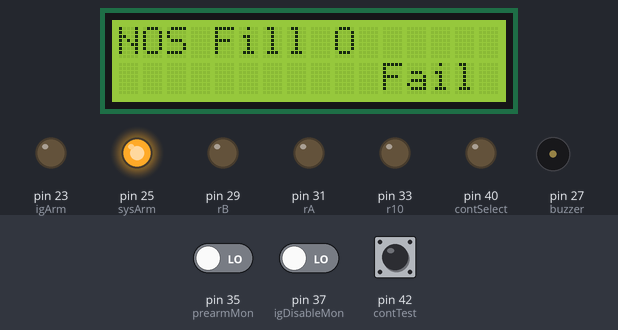
A sketch run on a simulated Arduino Mega 2560, built with avr-gcc and run on an emulated ATmega2560. Parts: 16×2 character LCD, output pins drawn as LEDs (lit = HIGH), buzzer (waves = sounding, pin HIGH). Dashed ring = blinking. The test bench sets the inputs (shaded band); at power-on: pin 35 (prearmMon) LOW, pin 37 (igDisableMon) LOW, pin 42 (contTest) HIGH. Pins used as bus, display or sensor lines are not drawn.

Above: at 2.2 s.
2.3 s: pin 35 (prearmMon) driven HIGH
At 3.8 s:
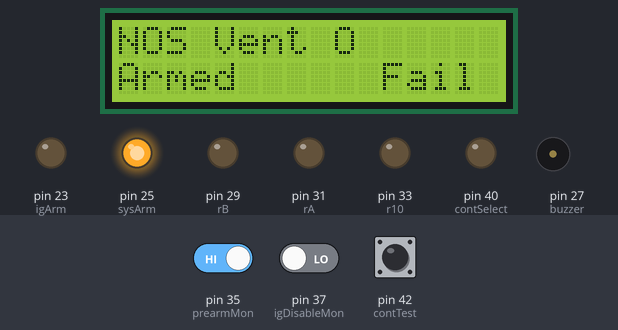
7.7 s: pin 37 (igDisableMon) driven HIGH
At 9.3 s:
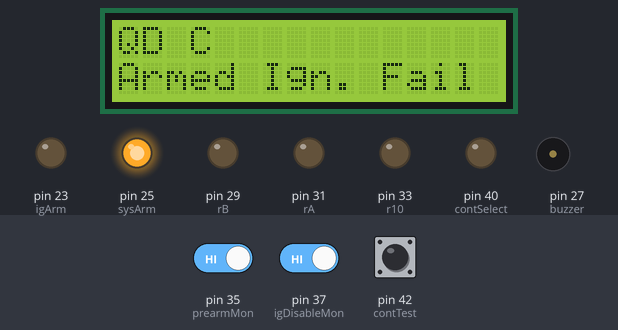
12.5 s: pin 42 (contTest) pulled LOW for 1.2 s
At 13.1 s:
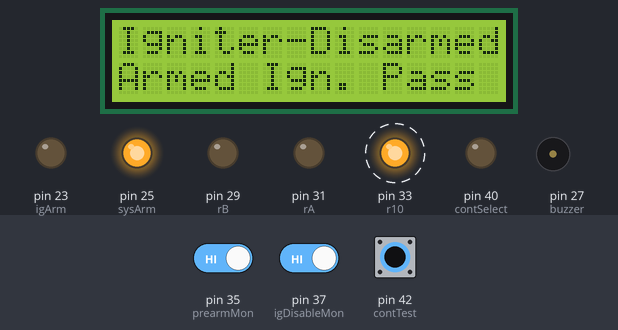
15.2 s: pin 35 (prearmMon) driven LOW
At 16.7 s:
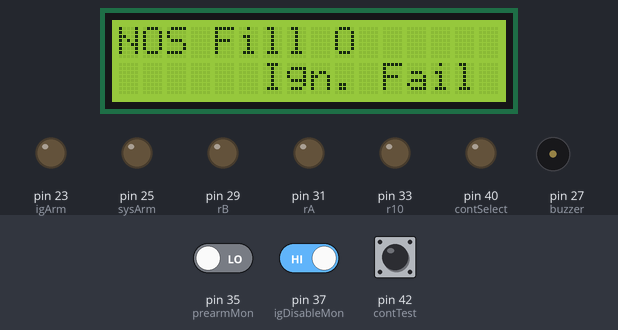
17.4 s: pin 37 (igDisableMon) driven LOW
At 18.4 s:
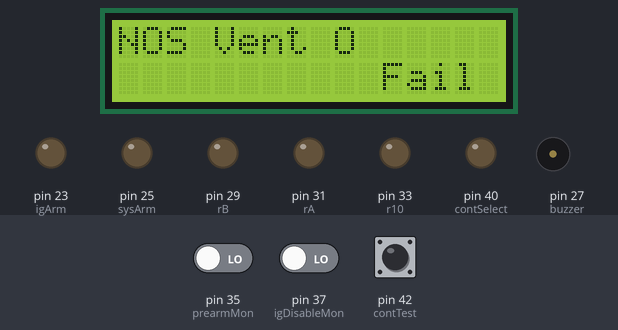
22.5 s: pin 35 (prearmMon) driven HIGH
At 24.0 s:
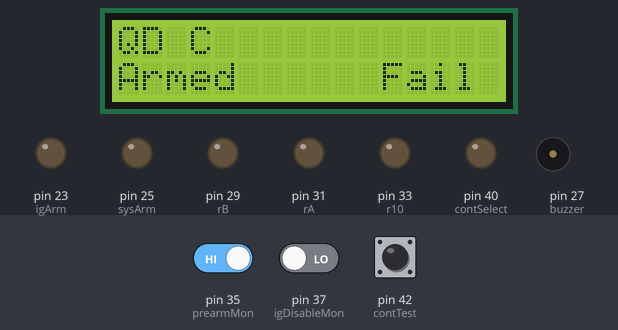
Timing chart, 0 to 30.0 s (numbered marks = the images above; inputs shaded):
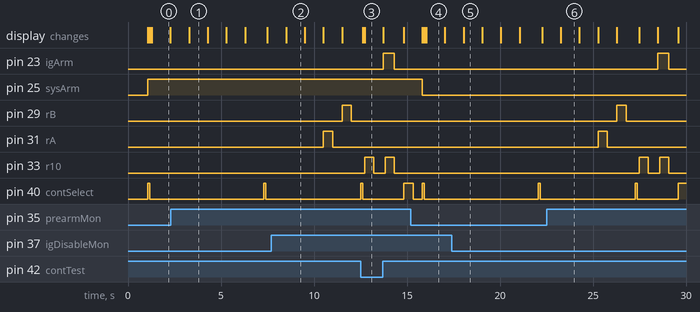

Measured:
- after the input at 2.3 s, the display: changes after 0.98 s (image 1)
- after the input at 7.7 s, the display: changes after 0.80 s (image 2)
- after the input at 12.5 s, the display: first changes after 0.12 s (image 3 shows a later state)
- after the input at 15.2 s, the display: first changes after 0.63 s (image 4 shows a later state)
- after the input at 17.4 s, the display: changes after 0.64 s (image 5)
- after the input at 22.5 s, the display: changes after 0.76 s (image 6)
- what the display in image 2 shows lasts 1.0 s, from 8.5 s to 9.5 s

The sketch:

launchBox_TickTock.ino
```cpp
//Launch Box Functions Test
#include "LiquidCrystal.h"

//Pinouts
const int r1 = 38;
const int r2 = 36;
const int r3 = 34;
const int r4 = 32;
const int r5 = 30;
const int r6 = 28;
const int r7 = 26;
const int r8 = 24;
const int r9 = 22;
const int r10 = 33;
const int rA = 31;
const int rB = 29;
const int sysArm = 25;
const int igArm = 23;
const int contSelect = 40;
const int buzzer = 27;

//Inputs
const int contTest = 42;
const int prearmMon = 35;
const int igDisableMon = 37;

//LCD Display
LiquidCrystal lcd = LiquidCrystal(39,41,45,47,49,51);

//Counting
int isArmed = 0;

void setup() {
  //LCD screen
  lcd.begin(16,2);
  lcd.clear();

  //Outputs, declare and set low
  pinMode(r1, OUTPUT);
  pinMode(r2, OUTPUT);
  pinMode(r3, OUTPUT);
  pinMode(r4, OUTPUT);
  pinMode(r5, OUTPUT);
  pinMode(r6, OUTPUT);
  pinMode(r7, OUTPUT);
  pinMode(r8, OUTPUT);
  pinMode(r9, OUTPUT);
  pinMode(r10, OUTPUT);
  pinMode(rA, OUTPUT);
  pinMode(rB, OUTPUT);
  pinMode(sysArm, OUTPUT);
  pinMode(igArm, OUTPUT);
  pinMode(contSelect, OUTPUT);
  pinMode(buzzer, OUTPUT);

  digitalWrite(r1, LOW);
  digitalWrite(r2, LOW);
  digitalWrite(r3, LOW);
  digitalWrite(r4, LOW);
  digitalWrite(r5, LOW);
  digitalWrite(r6, LOW);
  digitalWrite(r7, LOW);
  digitalWrite(r8, LOW);
  digitalWrite(r9, LOW);
  digitalWrite(r10, LOW);
  digitalWrite(rA, LOW);
  digitalWrite(rB, LOW);
  digitalWrite(sysArm, LOW);
  digitalWrite(igArm, LOW);
  digitalWrite(contSelect, LOW);
  digitalWrite(buzzer, LOW);

  //input pins
  pinMode(prearmMon, INPUT);
  pinMode(igDisableMon, INPUT);
  pinMode(contTest, INPUT_PULLUP);

  //Splash Screen
  lcd.print("Launch Box");
  lcd.setCursor(0,1);
  lcd.print("Relay Test");
  delay(1000);

}

void loop() {
  //Arm/diasrm based on what the last cycle was.
  lcd.clear();
  if (isArmed == 0) { //arm
    isArmed = 1;
    digitalWrite(sysArm, HIGH);
    lcd.setCursor(0,1);
    lcd.print("Armed");
  }
  else {  //disarm
    isArmed = 0;
    digitalWrite(sysArm, LOW);
    lcd.setCursor(0,1);
    lcd.print("Disarmed");
  }

  //Start checking inputs
  inputPrinter(1);

  // Go through each output: turn on 500 ms, off 500 ms
  digitalWrite(r1, HIGH);
  lcd.setCursor(0,0);
  lcd.print("NOS Fill O      ");
  delay(500);
  digitalWrite(r1, LOW);
  delay(500);
  inputPrinter(0);

  digitalWrite(r2, HIGH);
  lcd.setCursor(0,0);
  lcd.print("NOS Fill C      ");
  delay(500);
  digitalWrite(r2, LOW);
  delay(500);
  inputPrinter(0);

  digitalWrite(r3, HIGH);
  lcd.setCursor(0,0);
  lcd.print("NOS Vent O      ");
  delay(500);
  digitalWrite(r3, LOW);
  delay(500);
  inputPrinter(0);

  digitalWrite(r4, HIGH);
  lcd.setCursor(0,0);
  lcd.print("NOS Vent C      ");
  delay(500);
  digitalWrite(r4, LOW);
  delay(500);
  inputPrinter(0);

  digitalWrite(r5, HIGH);
  lcd.setCursor(0,0);
  lcd.print("Ox Fill O       ");
  delay(500);
  digitalWrite(r5, LOW);
  delay(500);
  inputPrinter(0);

  digitalWrite(r6, HIGH);
  lcd.setCursor(0,0);
  lcd.print("Ox Fill C       ");
  delay(500);
  digitalWrite(r6, LOW);
  delay(500);
  inputPrinter(1);

  digitalWrite(r7, HIGH);
  lcd.setCursor(0,0);
  lcd.print("QD O            ");
  delay(500);
  digitalWrite(r7, LOW);
  delay(500);
  inputPrinter(0);

  digitalWrite(r8, HIGH);
  lcd.setCursor(0,0);
  lcd.print("QD C            ");
  delay(500);
  digitalWrite(r8, LOW);
  delay(500);
  inputPrinter(0);

  digitalWrite(r9, HIGH);
  lcd.setCursor(0,0);
  lcd.print("AUX             ");
  delay(500);
  digitalWrite(r9, LOW);
  delay(500);
  inputPrinter(0);

  digitalWrite(rA, HIGH);
  lcd.setCursor(0,0);
  lcd.print("24V A           ");
  delay(500);
  digitalWrite(rA, LOW);
  delay(500);
  inputPrinter(0);

  digitalWrite(rB, HIGH);
  lcd.setCursor(0,0);
  lcd.print("24V B           ");
  delay(500);
  digitalWrite(rB, LOW);
  delay(500);
  inputPrinter(1);

  digitalWrite(r10, HIGH);
  lcd.setCursor(0,0);
  lcd.print("Igniter-Disarmed");
  delay(500);
  digitalWrite(r10, LOW);
  delay(500);
  inputPrinter(0);

  digitalWrite(igArm, HIGH);
  lcd.setCursor(0,0);
  lcd.print("Igniter-Armed   ");
  delay(100);
  digitalWrite(r10, HIGH);
  lcd.setCursor(0,0);
  delay(500);
  digitalWrite(r10, LOW);
  digitalWrite(igArm, LOW);
  delay(500);
  inputPrinter(0);

  digitalWrite(contSelect, HIGH);
  lcd.setCursor(0,0);
  lcd.print("CC Selector     ");
  delay(500);
  digitalWrite(contSelect, LOW);
  delay(500);
  inputPrinter(0);

  /*
   * OMIT For quiet test
  digitalWrite(buzzer, HIGH);
  lcd.setCursor(0,0);
  lcd.print("Buzzer          ");
  delay(500);
  digitalWrite(buzzer, LOW);
  delay(500);
  inputPrinter(0);
  */
}

//Function to check input stats and print
//If mode == 1, a continuity check is also performed
void inputPrinter(int mode) {

  lcd.setCursor(0,1);

  if (digitalRead(prearmMon) == HIGH) {
    lcd.print("Armed ");
  }
  else {
    lcd.print("      ");
  }

  if (digitalRead(igDisableMon) == HIGH) {
    lcd.print("Ign. ");
  }
  else {
    lcd.print("     ");
  }

  if (mode == 1) {
    digitalWrite(contSelect, HIGH);
    delay(100);
    if (digitalRead(contTest) == LOW) {
      lcd.print("Pass ");
    }
    else {
      lcd.print("Fail ");
    }
    digitalWrite(contSelect, LOW);
    delay(100);
  }
  else {};
}
```
